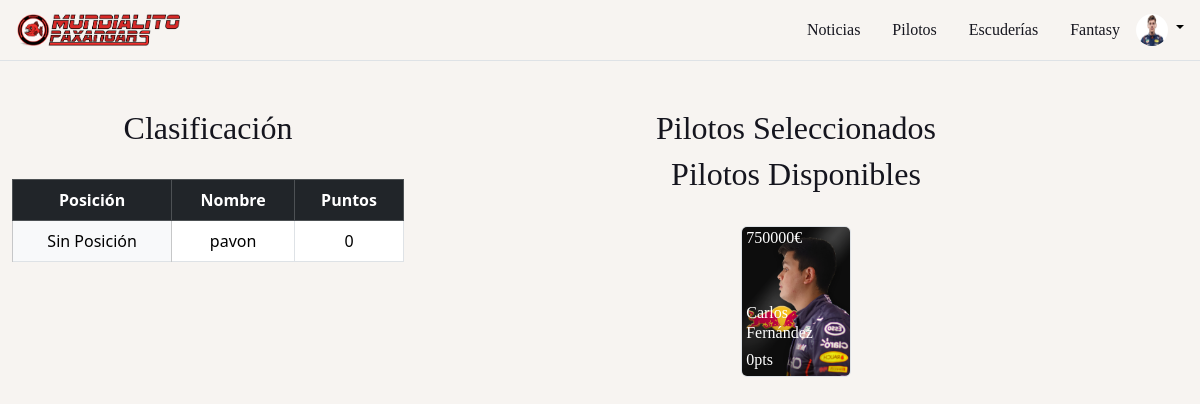
Page /inicio/fantasy/ligas/2 (signed in) on the committed database.
### mundialitopx/models.py (models this page shows, shortened)
class Usuario(AbstractUser):
    fotoperfil = models.ImageField(upload_to='media/foto-perfil/', null=True, blank=True)

class Jugador(models.Model):
    piloto = models.ManyToManyField(PilotoJuego)
    usuario = models.ForeignKey(Usuario, on_delete=models.CASCADE)
    liga = models.ForeignKey(Liga, on_delete=models.CASCADE)
    saldo = models.IntegerField(default=1500000)
    puntos_totales = models.IntegerField(default=0)
    puesto = models.IntegerField(validators=[MinValueValidator(1)], null=True, blank=True)

class PilotoJuego(models.Model):
    piloto = models.ForeignKey(Piloto, on_delete=models.CASCADE)
    puntos_totales = models.IntegerField(default=0)
    valor = models.IntegerField(default=0)

class Piloto(models.Model):
    nombre = models.CharField(max_length=100)
    puntos = models.IntegerField(default=0)
    pais = models.ForeignKey(Pais, on_delete=models.CASCADE)
    dorsal = models.IntegerField()
    escuderia = models.ForeignKey(Escuderia, on_delete=models.CASCADE)
    puesto = models.IntegerField(validators=[MinValueValidator(1),MaxValueValidator(20)])
    biografia = models.TextField()
    foto = models.ImageField(upload_to='media/fotospilotos/', null=True, blank=True)

### mundialitopx/views.py (the view)
# urls.py: path('inicio/fantasy/ligas/<int:pk>', DetalleLiga.as_view(), name='liga_jugador'),
class DetalleLiga(DetailView):
    model = Liga
    template_name = 'mundialitopx/main/fantasy/liga.html'
    context_object_name = 'liga'
    def get_context_data(self, **kwargs):
        context = super().get_context_data(**kwargs)
        liga_id = self.kwargs['pk']
        context['clasificacion_jugadores'] = Jugador.objects.filter(liga_id=liga_id).order_by('-puntos_totales')
        usuario_actual = self.request.user
        jugador_actual = Jugador.objects.get(usuario=usuario_actual, liga_id=liga_id)
        pilotos_juego_jugador_actual = jugador_actual.piloto.all()
        context['pilotos_juego_jugador_actual'] = pilotos_juego_jugador_actual
        context['pilotos'] = PilotoJuego.objects.exclude(id__in=pilotos_juego_jugador_actual.values_list('id', flat=True))
        return context

### mundialitopx/templates/mundialitopx/main/fantasy/liga.html (shortened to what this page needs)
{% extends 'mundialitopx/main/base.html' %}
{% block content %}
<div class="row g-0 pt-5">
    <div class="col 4">
        <h2>Clasificación</h2>
        <div class="row pt-4">
            <div class="col-12">
                <table class="table table-bordered">
                    <tr class="table-dark">
                        <th>Posición</th>
                        <th>Nombre</th>
                        <th>Puntos</th>
                    </tr>
                    {% for jugador in clasificacion_jugadores %}
                    <tr>
                        {% if jugador.puesto == None %}
                        <td class="table-light">Sin Posición</td>
                        {% else %}
                        <td class="table-light">{{jugador.puesto}}º</td>
                        {% endif %}
                        <td>{{jugador.usuario.username}}</td>
                        <td>{{jugador.puntos_totales}}</td>
                    </tr>
                    {% endfor %}
                </table>
                </div>
        </div>
        </div>
    <div class="col-8">
        <div class="row d-flex justify-content-center">
            <h2>Pilotos Seleccionados</h2>
        </div>
        <div class="row d-flex justify-content-center">
            <h2>Pilotos Disponibles</h2>
            {% for piloto_juego in pilotos %}
            <div class="pt-4 col-2">
                <a href="{% url 'seleccionar_piloto' piloto_juego.id %}">
                    <div class="position-relative">
                        <img class="object-fit-fill border rounded img-fluid" src="{{ piloto_juego.piloto.foto.url}}" alt="">
                        <div class="texto-foto text-start text-white position-absolute top-0 start-0">
                            <p> {{ piloto_juego.valor }}€</p>
                        </div>
                        <div class="texto-foto text-start text-white position-absolute bottom-0 start-0">
                            <h3> {{ piloto_juego.piloto.nombre }}</h3>
                            <h3> {{ piloto_juego.puntos_totales }}pts</h3>
                        </div>
                    </div>
                </a>
            </div>
            {% endfor %}
        </div>
    </div>
</div>
{% endblock %}

### mundialitopx/templates/mundialitopx/main/base.html (shortened to what this page needs)
{% load static %}
<!DOCTYPE html>
<html lang="es">
    <head>
        <link href="https://cdn.jsdelivr.net/npm/bootstrap@5.3.2/dist/css/bootstrap.min.css" rel="stylesheet">
        <link rel="stylesheet" href="https://cdn.jsdelivr.net/npm/bootstrap-icons@1.11.1/font/bootstrap-icons.css">
        <link rel="stylesheet" href="{% static 'css/style.css' %}">
    </head>
    <body class="text-center">
      <header class=" sticky-top">
        <nav class="menu px-3 py-2 border-bottom">
          <div class="d-flex flex-wrap align-items-center justify-content-center justify-content-lg-start">
            <div class="row">
              <div class=" col-3">
                <a href="/" class="logo-banner d-flex align-items-center my-2 my-lg-0 me-lg-auto text-white text-decoration-none">
                  <img src="../../../../media/Logo_mundialito_rojo3.png" style="width:60%;" alt="">
                </a>
              </div>
              <div class="col-9 d-flex justify-content-end fixed">
                <ul class="nav col-12 col-lg-auto my-2  my-md-0 text-small">
                  <li class="align-items-center d-flex">
                    <a href="{% url 'noticias' %}" class="a-banner nav-link">
                      Noticias
                    </a>
                  </li class="align-items-center d-flex">
                  <li class="align-items-center d-flex">
                    <a href="{% url 'pilotos' %}" class="a-banner nav-link">
                      Pilotos
                    </a>
                  </li>
                  <li class="align-items-center d-flex">
                    <a href="{% url 'escuderias' %}" class="a-banner nav-link">
                      Escuderías
                    </a>
                  </li>
                  <li class="align-items-center d-flex">
                    <a href="{% url 'fantasy' %}" class="a-banner nav-link">
                      Fantasy
                    </a>
                  </li>
                  <li class="align-items-center d-flex">
                      <div class="dropdown text-end">
                          <a href="#" class="d-block link-body-emphasis text-decoration-none dropdown-toggle" data-bs-toggle="dropdown" aria-expanded="false">
                            {% if request.user.fotoperfil.url %}
                            <img src="{{ request.user.fotoperfil.url }}" alt="foto-perfil" width="32" height="32" class="rounded-circle">
                            {% else %}
                            <img src="../../../../media/anonimo_perfil.png" alt="foto-perfil" width="32" height="32" class="rounded-circle">
                            {% endif %}
                          </a>
                        </div>
                  </li>
                </ul>
              </div>
            </div>
          </div>
        </nav>
      </header>
        <div class="container-fluid">
          {% block content %}
        {% endblock %}
        </div>
    </body>
</html>

### mundialitopx/static/css/style.css (style rules this page uses)
body { background-color: #F7F4F1; }
h1 a, h2 a, h2 { color: #15151E; font-family: 'f1-bold'; text-decoration: none; }
h3 { font-family: 'f1-regular'; font-size: 100%; }
a { text-decoration: none; }
.a-banner { color: #15151E; }
p { font-family: 'f1-regular'; }
a { font-family: 'f1-regular'; }
.menu { background-color: #F7F4F1; }
.texto-foto { margin-left: 5%; }

### rows in the picture
Usuario: user.fotoperfil (picture)
Jugador: shows "Sin Posición", usuario.username "pavon", puntos_totales "0"
PilotoJuego: piloto.foto (picture), valor "750000", piloto.nombre "Carlos Fernández", puntos_totales "0"
